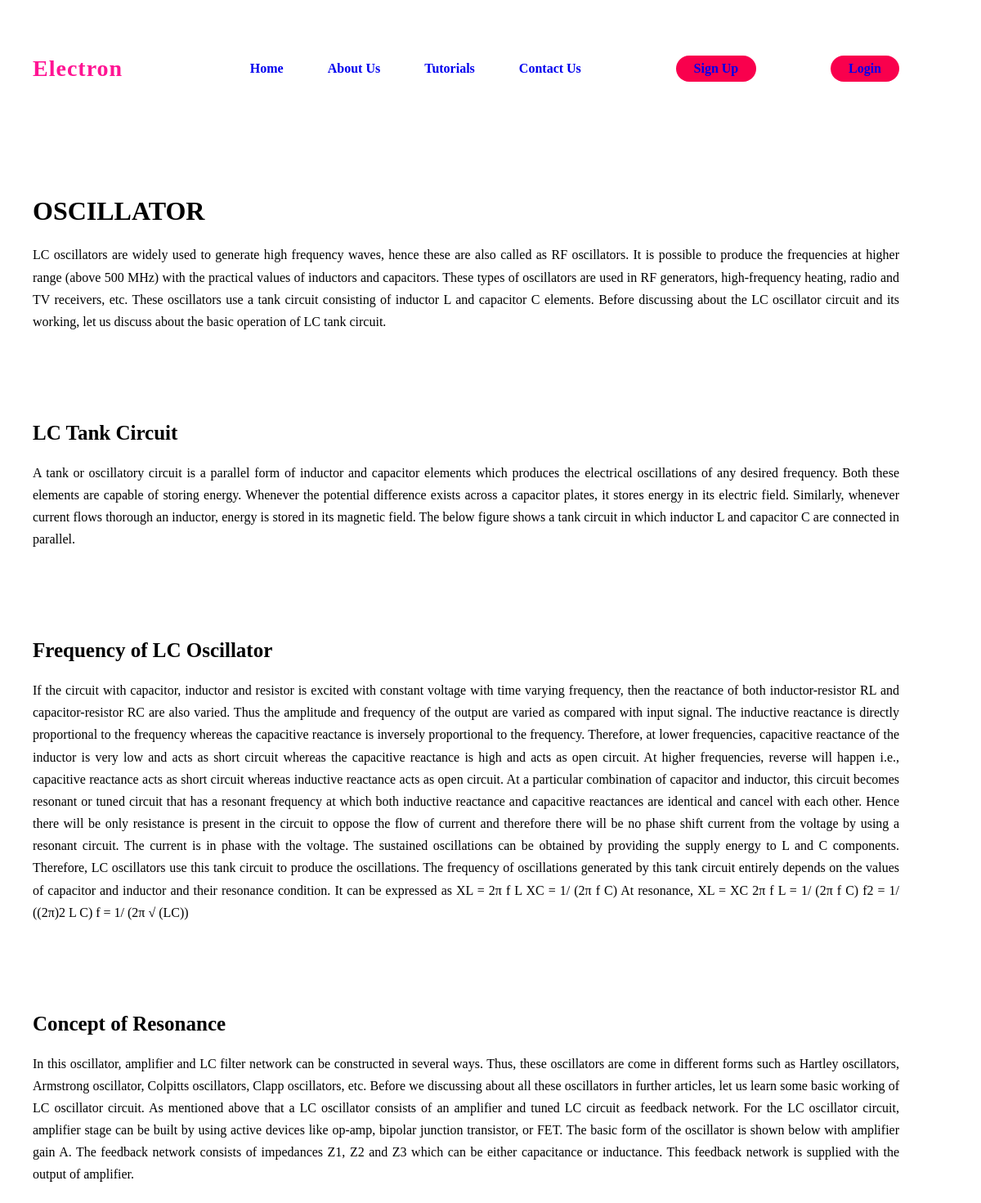
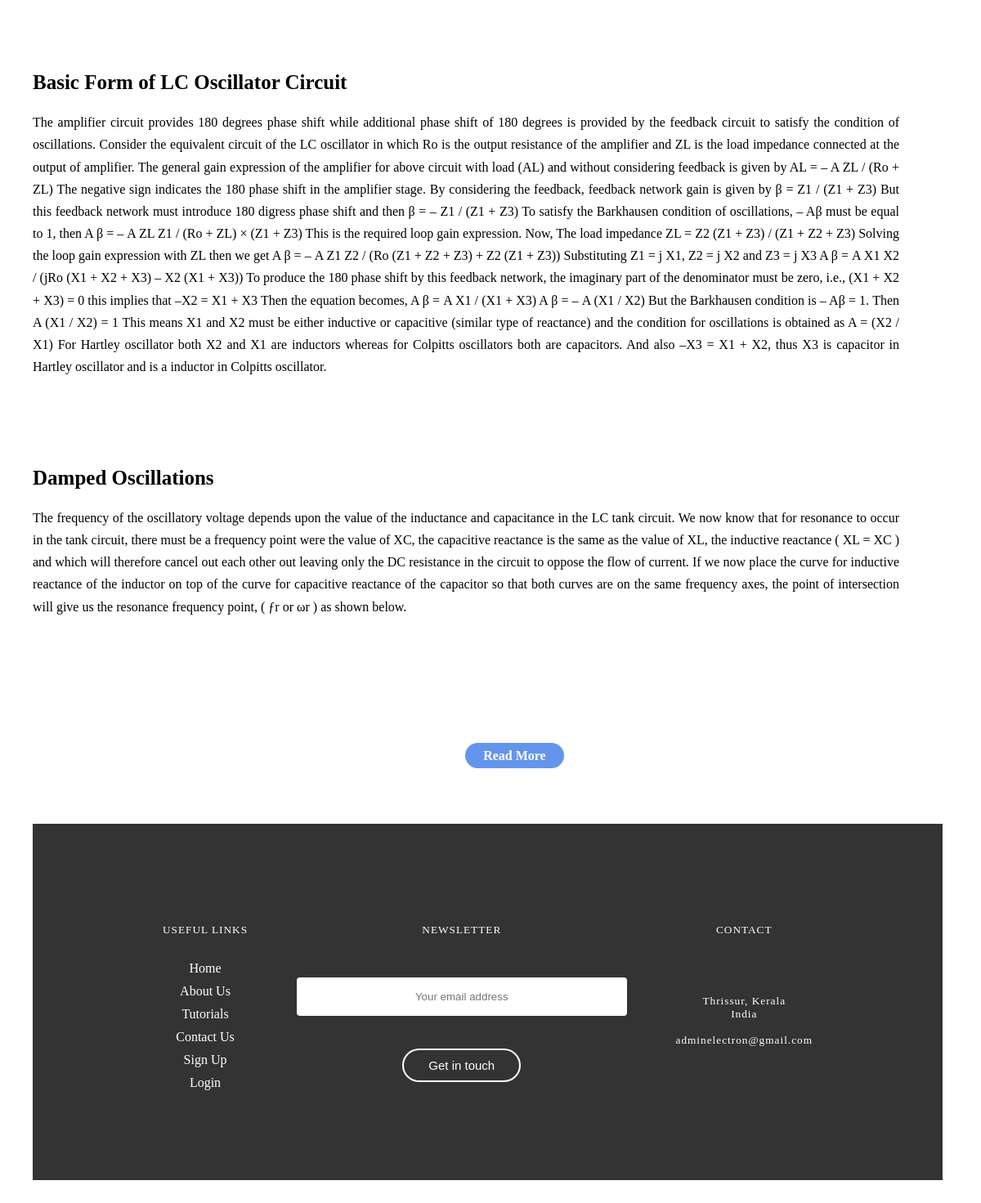
The page /topics_detail/4/ on the database its author committed (2 pictures, top to bottom).
### onlearn/models.py (models this page shows)
class Subjects(models.Model):
    title=models.CharField(max_length=200)
    title1=models.CharField(max_length=200)
    title2=models.CharField(max_length=200)
    title3=models.CharField(max_length=200)
    title4=models.CharField(max_length=200)
    title5=models.CharField(max_length=200)
    image=models.ImageField(upload_to='img')
    image1=models.ImageField(upload_to='img')
    image2=models.ImageField(upload_to='img')
    image3=models.ImageField(upload_to='img')
    image4=models.ImageField(upload_to='img')
    image5=models.ImageField(upload_to='img')
    short_des=models.TextField()
    detail_des=models.TextField()
    detail_des1=models.TextField()
    detail_des2=models.TextField()
    detail_des3=models.TextField()
    detail_des4=models.TextField()
    detail_des5=models.TextField()

### onlearn/views.py (the view)
# urls.py: path('topics_detail/<int:Subjects_id>/',views.myfunc6,name='myfunc6'),
def myfunc6(request,Subjects_id):
    material=Subjects.objects.get(id=Subjects_id)
    return render(request,'topics_detail.html',{'material':material})

### templates/topics_detail.html (shortened to what this page needs)
{% load static %}
<!DOCTYPE html>
<html lang="en">
<head>
    <link rel="stylesheet" href="/static/css/topicsdetail.css">
</head>
<body>
    <div class="hero">
        <nav>
            <h3 style="color:deeppink;
            font-size: 28px;
            letter-spacing: 1px;
            cursor: pointer;">Electron</h3>
            <ul>
                <li><a href="{% url 'myfunc' %}">Home</a></li>
                <li><a href="{% url 'myfunc3' %}">About Us</a></li>
                <li><a href="{% url 'myfunc5' %}">Tutorials</a></li>
                <li><a href="{% url 'myfunc4' %}">Contact Us</a></li>
            </ul>
            <a href="{% url 'myfunc1' %}" class="btn">Sign Up</a>
            <a href="{% url 'myfunc2' %}" class="btn">Login</a>
        </nav>
    </div>
    <h1 style="margin-top: 0;">{{material.title}}</h1>
    <P>{{material.detail_des}}</P><br><br>
    <img  src="{{material.image.url}}" alt=""><br><br>
    <h2>{{material.title1}}</h2>
    <P>{{material.detail_des1}}</P><br><br>
    <img class="center" src="{{material.image1.url}}" alt=""><br><br>
    <h2>{{material.title2}}</h2>
    <P>{{material.detail_des2}}</P><br><br>
    <img class="center" src="{{material.image2.url}}" alt=""><br><br>
    <h2>{{material.title3}}</h2>
    <P>{{material.detail_des3}}</P><br><br>
    <img class="center" src="{{material.image3.url}}" alt=""><br><br>
    <h2>{{material.title4}}</h2>
    <P>{{material.detail_des4}}</P><br><br>
    <img class="center" src="{{material.image4.url}}" alt=""><br><br>
    <h2>{{material.title5}}</h2>
    <P>{{material.detail_des5}}</P><br><br>
    <img class="center" src="{{material.image5.url}}" alt=""><br><br>
    <br><br><br><br>
    <a style="position:relative;left: 14cm;color: white;background-color: cornflowerblue;" href="{% url 'myfunc2' %}" class="btn">Read More</a>
    <div class="footer">
        <div class="col-1">
            <h5>USEFUL LINKS</h5>
            <a href="{% url 'myfunc' %}">Home</a>
            <a href="{% url 'myfunc3' %}">About Us</a>
            <a href="">Tutorials</a>
            <a href="{% url 'myfunc4' %}">Contact Us</a>
            <a href="{% url 'myfunc1' %}">Sign Up</a>
            <a href="{% url 'myfunc2' %}">Login</a>
        </div>
        <div class="col-2">
            <h5>NEWSLETTER</h5>
            <form method="POST" action="">
                <input type="email" name="Email" id="" placeholder="Your email address" required><br>
                <button type="submit">Get in touch</button>
            </form>
        </div>
        <div class="col-3">
            <h5>CONTACT</h5><br>
            <h5>Thrissur, Kerala <br>India <br> <br>adminelectron@gmail.com</h5>
        </div>
    </div>
</body>
</html>

### static/css/topicsdetail.css (style rules this page uses)
body { font-family: Georgia, 'Times New Roman', Times, serif; margin: 20px; padding: 20px 20px; margin-right: 80px; }
h2 { font-size: 25px; }
p { text-align: justify; line-height: 1.7; }
.footer { margin-top: 150px; width: 75%; padding: 100px 15%; background: #333; color: white; display: flex; position: relative;bottom: 2cm; }
.footer div { text-align: center; }
.col-2 { flex-grow:2; }
.footer div h5 { font-weight: 300; margin-bottom: 30px; letter-spacing: 1px; }
.col-1 a { display: block; text-decoration: none; color: white; margin-bottom: 10px; }
form input { width: 400px; height: 45px; border-radius: 4px; text-align: center; margin-top: 20px; margin-bottom: 40px; outline: none; border: none; }
form button { background: transparent; border: 2px solid #fff; color: #fff; border-radius: 30px; padding: 10px 30px; font-size: 15px; cursor: pointer; }
.hero { height: 25vh; }
nav { display: flex; align-items: center; justify-content: space-between; }
nav ul li { list-style-type: none; display: inline-block; padding: 10px 25px; }
nav ul li a { text-decoration: none; font-weight: bold; text-transform: capitalize; }
.btn { background-color: #f9004d; text-decoration: none; border: 2px solid transparent; font-weight: bold; padding: 5px 20px; border-radius: 30px; transition: tranform .4s; }

### rows shown on the page
Subjects: title "OSCILLATOR", detail_des "LC oscillators are widely used to generate high frequency waves, hence these are also called as RF oscillators. It is possible to produce the frequencies at higher range (above 500 MHz) with the practical values of inductors and capacitors. These types of oscillators are used in RF generators, high-frequency heating, radio and TV receivers, etc. These oscillators use a tank circuit consisting of inductor L and capacitor C elements. Before discussing about the LC oscillator circuit and its working, let us discuss about the basic operation of LC tank circuit.", title1 "LC Tank Circuit", detail_des1 "A tank or oscillatory circuit is a parallel form of inductor and capacitor elements which produces the electrical oscillations of any desired frequency. Both these elements are capable of storing energy. Whenever the potential difference exists across a capacitor plates, it stores energy in its electric field. Similarly, whenever current flows thorough an inductor, energy is stored in its magnetic field. The below figure shows a tank circuit in which inductor L and capacitor C are connected in parallel.", title2 "Frequency of LC Oscillator", detail_des2 "If the circuit with capacitor, inductor and resistor is excited with constant voltage with time varying frequency, then the reactance of both inductor-resistor RL and capacitor-resistor RC are also varied. Thus the amplitude and frequency of the output are varied as compared with input signal. The inductive reactance is directly proportional to the frequency whereas the capacitive reactance is inversely proportional to the frequency. Therefore, at lower frequencies, capacitive reactance of the inductor is very low and acts as short circuit whereas the capacitive reactance is high and acts as open circuit. At higher frequencies, reverse will happen i.e., capacitive reactance acts as short…", title3 "Concept of Resonance", detail_des3 "In this oscillator, amplifier and LC filter network can be constructed in several ways. Thus, these oscillators are come in different forms such as Hartley oscillators, Armstrong oscillator, Colpitts oscillators, Clapp oscillators, etc. Before we discussing about all these oscillators in further articles, let us learn some basic working of LC oscillator circuit. As mentioned above that a LC oscillator consists of an amplifier and tuned LC circuit as feedback network. For the LC oscillator circuit, amplifier stage can be built by using active devices like op-amp, bipolar junction transistor, or FET. The basic form of the oscillator is shown below with amplifier gain A. The feedback network…", title4 "Basic Form of LC Oscillator Circuit", detail_des4 "The amplifier circuit provides 180 degrees phase shift while additional phase shift of 180 degrees is provided by the feedback circuit to satisfy the condition of oscillations. Consider the equivalent circuit of the LC oscillator in which Ro is the output resistance of the amplifier and ZL is the load impedance connected at the output of amplifier. The general gain expression of the amplifier for above circuit with load (AL) and without considering feedback is given by AL = – A ZL / (Ro + ZL) The negative sign indicates the 180 phase shift in the amplifier stage. By considering the feedback, feedback network gain is given by β = Z1 / (Z1 + Z3) But this feedback network must introduce 180…", title5 "Damped Oscillations", detail_des5 "The frequency of the oscillatory voltage depends upon the value of the inductance and capacitance in the LC tank circuit. We now know that for resonance to occur in the tank circuit, there must be a frequency point were the value of XC, the capacitive reactance is the same as the value of XL, the inductive reactance ( XL = XC ) and which will therefore cancel out each other out leaving only the DC resistance in the circuit to oppose the flow of current. If we now place the curve for inductive reactance of the inductor on top of the curve for capacitive reactance of the capacitor so that both curves are on the same frequency axes, the point of intersection will give us the resonance…"
